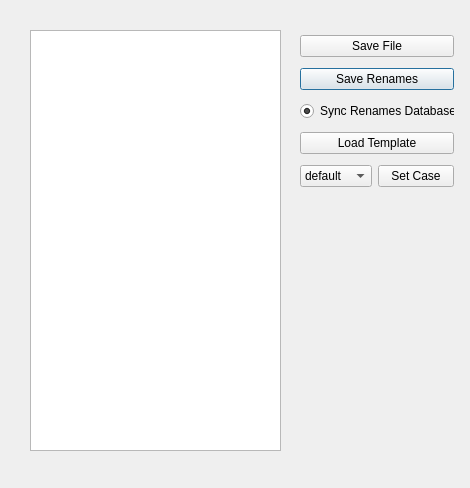
<?xml version="1.0" encoding="UTF-8"?>
<ui version="4.0">
 <class>renameDialog</class>
 <widget class="QDialog" name="renameDialog">
  <property name="geometry">
   <rect>
    <x>0</x>
    <y>0</y>
    <width>470</width>
    <height>488</height>
   </rect>
  </property>
  <property name="windowTitle">
   <string>Rename Fields</string>
  </property>
  <widget class="QWidget" name="gridLayoutWidget">
   <property name="geometry">
    <rect>
     <x>30</x>
     <y>30</y>
     <width>251</width>
     <height>421</height>
    </rect>
   </property>
   <layout class="QGridLayout" name="gridLayout">
    <item row="0" column="0">
     <widget class="QTableView" name="tableView"/>
    </item>
   </layout>
  </widget>
  <widget class="QWidget" name="gridLayoutWidget_2">
   <property name="geometry">
    <rect>
     <x>300</x>
     <y>30</y>
     <width>154</width>
     <height>167</height>
    </rect>
   </property>
   <layout class="QGridLayout" name="gridLayout_2">
    <item row="1" column="0">
     <widget class="QPushButton" name="btnSaveRenames">
      <property name="text">
       <string>Save Renames</string>
      </property>
     </widget>
    </item>
    <item row="3" column="0">
     <widget class="QPushButton" name="btnLoadTemplate">
      <property name="text">
       <string>Load Template</string>
      </property>
     </widget>
    </item>
    <item row="0" column="0">
     <widget class="QPushButton" name="btnSaveFile">
      <property name="text">
       <string>Save File</string>
      </property>
     </widget>
    </item>
    <item row="4" column="0">
     <layout class="QGridLayout" name="gridLayout_3">
      <item row="0" column="1">
       <widget class="QPushButton" name="setCaseBtn">
        <property name="text">
         <string>Set Case</string>
        </property>
       </widget>
      </item>
      <item row="0" column="0">
       <widget class="QComboBox" name="setCaseComboBox">
        <item>
         <property name="text">
          <string>default</string>
         </property>
        </item>
        <item>
         <property name="text">
          <string>lower</string>
         </property>
        </item>
        <item>
         <property name="text">
          <string>Proper</string>
         </property>
        </item>
        <item>
         <property name="text">
          <string>UPPER</string>
         </property>
        </item>
       </widget>
      </item>
     </layout>
    </item>
    <item row="2" column="0">
     <widget class="QRadioButton" name="syncDatabaseRadioButton">
      <property name="text">
       <string>Sync Renames Database</string>
      </property>
      <property name="checked">
       <bool>true</bool>
      </property>
     </widget>
    </item>
   </layout>
  </widget>
 </widget>
 <resources/>
 <connections/>
</ui>
